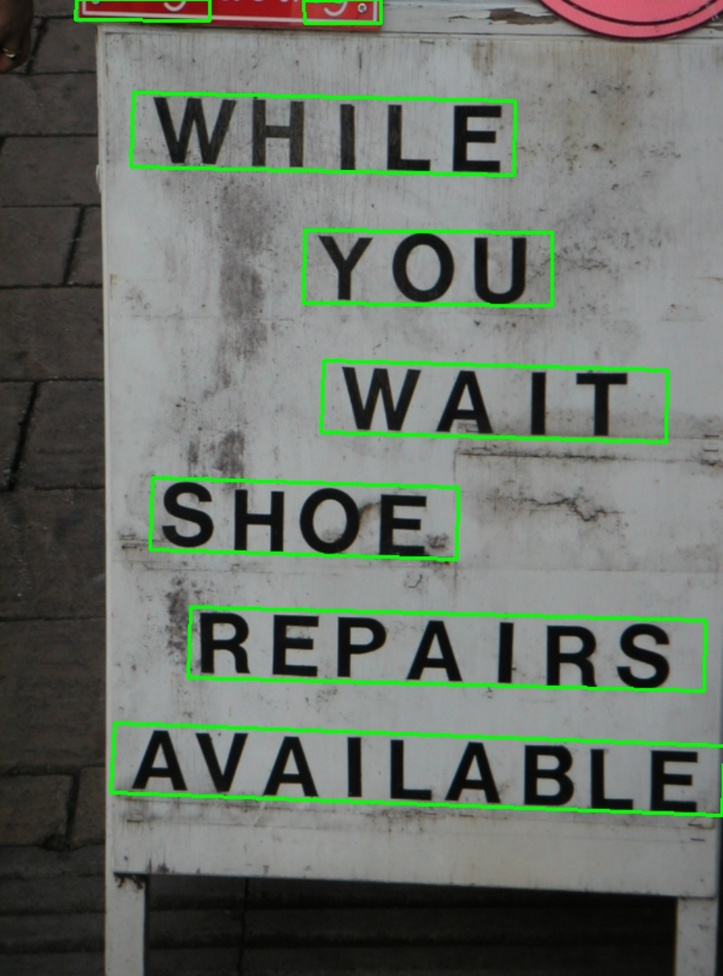
#> input picture main/text-detection-ctpn/data/res_oriented/006.jpg, 723 x 976 px, shrunk from 954 x 1288 before the run
$ python -i crop.py   (imports and definitions only)
#> lines starting #> are read from the running program, lines starting #| are printed output that depends on the picture; after the words box and inside, x2 and y2 are one past the last pixel; in counts of white or black regions, pixels touching at a corner belong together
#> further down, picture is the input picture: shape (976, 723, 3); mean B, G, R 104.5, 113.7, 106.4
import cv2
import numpy as np
import image.transform
import yaml

class ImageCroper:
    def __init__(self,image):
        # load parameters
        import os
        with open('config.yml', 'rb') as f:
            self.conf = yaml.safe_load(f.read())

        # load image
        self.orig = image.copy()
        self.image = image
        self.drawed = image.copy()
        self.dilated = image.copy()

    def findPaper(self):
        """[Find the receipt inside the image]
        """
        # At first, we have to load the param from the configuration file
        # But wait, oh it's loaded
        # The first param is blur param
        blur_param = self.conf['IMAGE_CROPER']['BLUR']
        # Canny param
        canny_param = self.conf['IMAGE_CROPER']['CANNY']
        # Hough param
        hough_param = self.conf['IMAGE_CROPER']['HOUGH']
        # Morph param
        morph_param = self.conf['IMAGE_CROPER']['MORPH']

        # Convert image to grayscale

        if len(self.image.shape)== 3:
            self.image =  cv2.cvtColor(self.image, cv2.COLOR_BGR2GRAY)
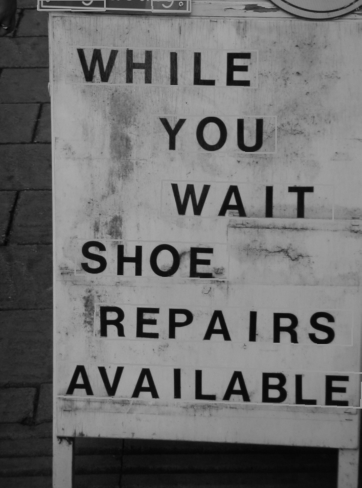
#> self.image: shape (976, 723) (shown at 1/2 size); min 4, max 184, mean 110.5

        # Give a little blur
        cv2.GaussianBlur(self.image, (blur_param,blur_param), 0, self.image)

        # this is to recognize white on white
        kernel = cv2.getStructuringElement(cv2.MORPH_RECT,(morph_param,morph_param))
        self.dilated = cv2.dilate(self.image, kernel)
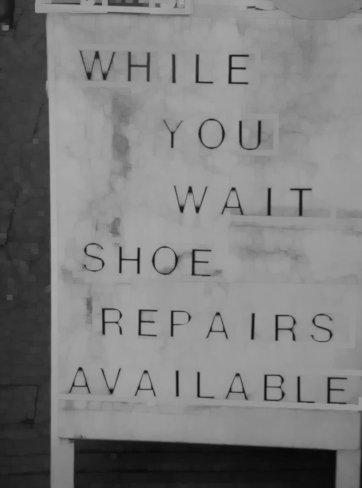
#> self.dilated: shape (976, 723) (shown at 1/2 size); min 7, max 171, mean 124.6
        ret, self.dilated = cv2.threshold(self.dilated,0,255,cv2.THRESH_BINARY+cv2.THRESH_OTSU)
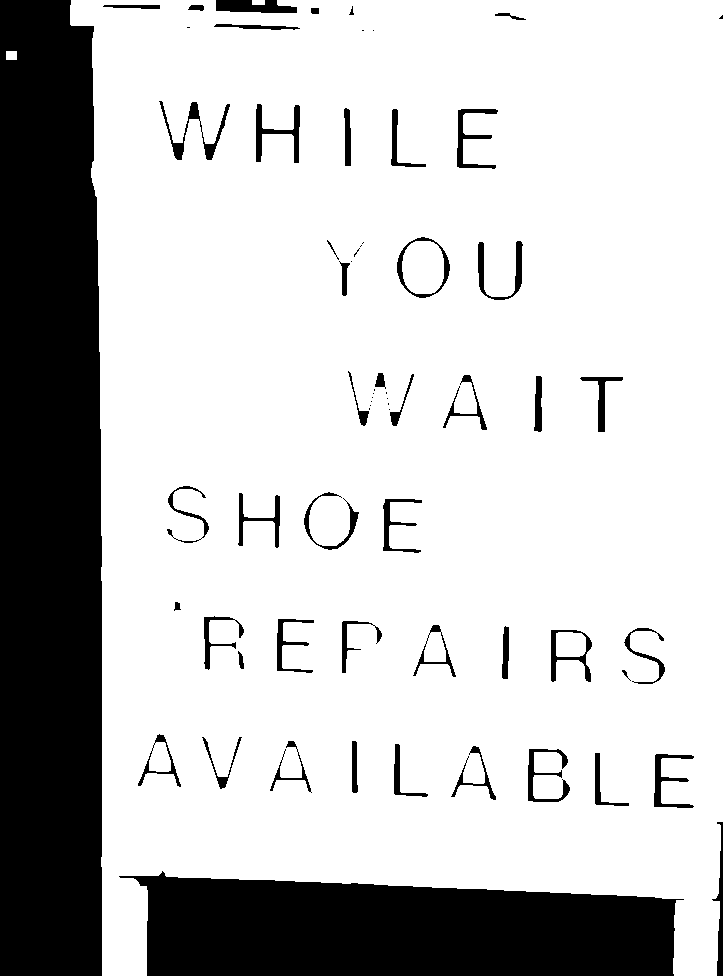
#> self.dilated: shape (976, 723); 77.3% white; 66 black regions (18 under 20 px), largest, box (x1, y1, x2, y2) and area: (0, 0, 102, 976) 96225, (119, 871, 684, 976) 47226, (216, 0, 297, 13) 804
#> ret = 96

        # Find edge
        edges = cv2.Canny(self.dilated, 0, canny_param, apertureSize=3)
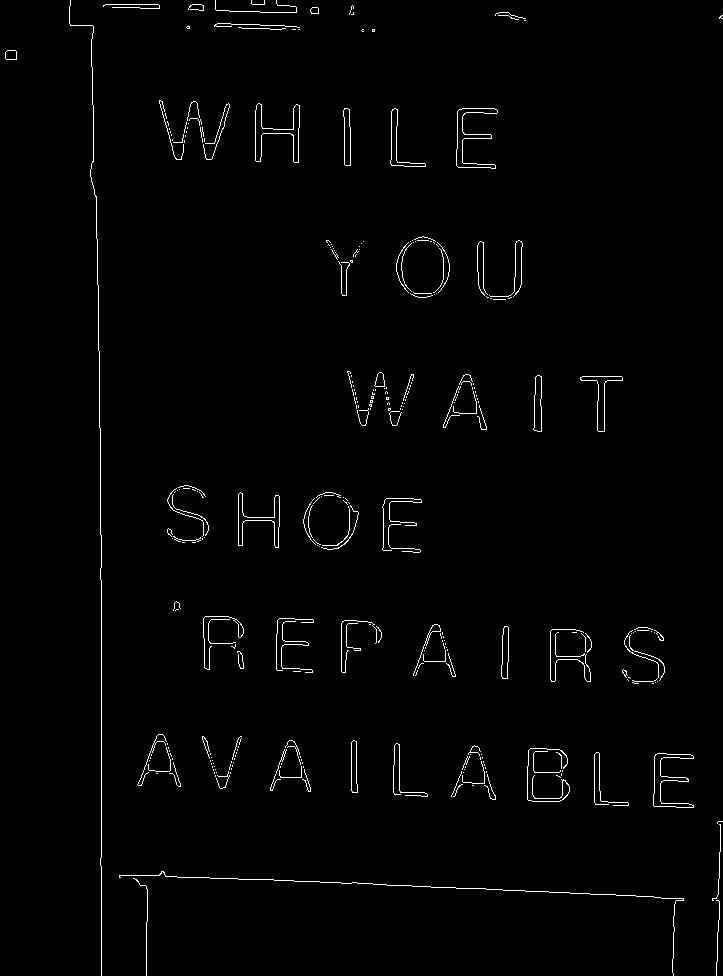
#> edges: shape (976, 723); 1.4% white in thin lines or dots


        lines = cv2.HoughLinesP(edges, 1,  3.14/180, hough_param)
#> lines = 590 rows, first 6: [101, 975, 101, 866], [99, 353, 99, 405], [119, 875, 139, 875], [556, 892, 569, 892], [357, 883, 368, 883], [100, 475, 100, 527]
        for line in lines[0]:
            cv2.line(edges, (line[0], line[1]), (line[2], line[3]),
                            (255,0,0), 2, 8)
#> this loop made 1 pass
#> edges: shape (976, 723); 1.4% white in thin lines or dots

        # finding contours
        contours,_ = cv2.findContours(edges.copy(), cv2.RETR_EXTERNAL,cv2.CHAIN_APPROX_TC89_KCOS)
#> contours = 311 contours, 285 with area under 20; largest, box (x1, y1, x2, y2) and area: (255, 103, 300, 163) 774, (456, 108, 498, 169) 738, (653, 753, 694, 808) 714, (238, 492, 280, 548) 554, (580, 376, 623, 432) 484
        contours = filter(lambda cont: cv2.arcLength(cont, False) > 100, contours)
        contours = filter(lambda cont: cv2.contourArea(cont) > 10000, contours)

        # simplify contours down to polygons
        rects = []
        for cont in contours:
            rect = cv2.approxPolyDP(cont, 40, True).copy().reshape(-1, 2)
            rects.append(rect)
#> this loop made 0 passes
#> after the loop, rects = []

        final_rect = self.getLargestRect(rects)

        # draw the contour
        cv2.drawContours(self.drawed, rects,-1,(0,255,0),5)

        return final_rect


    def getLargestRect(self,rects):
        largest_cnt = None
        area = 0
        if rects:
            for rect in rects:
                current_area = cv2.contourArea(rect)

                if area == 0:
                    # Asign the first into area
                    area = current_area
                    largest_cnt = rect
                elif area == current_area:
                    # if have the same area
                    # find on number of verties
                    if len(largest_cnt) < len(rect):
                        area = current_area
                        largest_cnt = rect
                elif area < current_area:
                    # If have larger area
                    # Found it
                    area = current_area
                    largest_cnt = rect

        return largest_cnt


# a = ImageCroper("f")

>>> import cv2
>>> picture = cv2.imread('../text-detection-ctpn/data/res_oriented/006.jpg')
>>> result = ImageCroper(picture).findPaper()

$ run again, on main/text-detection-ctpn/data/res_oriented/008.jpg
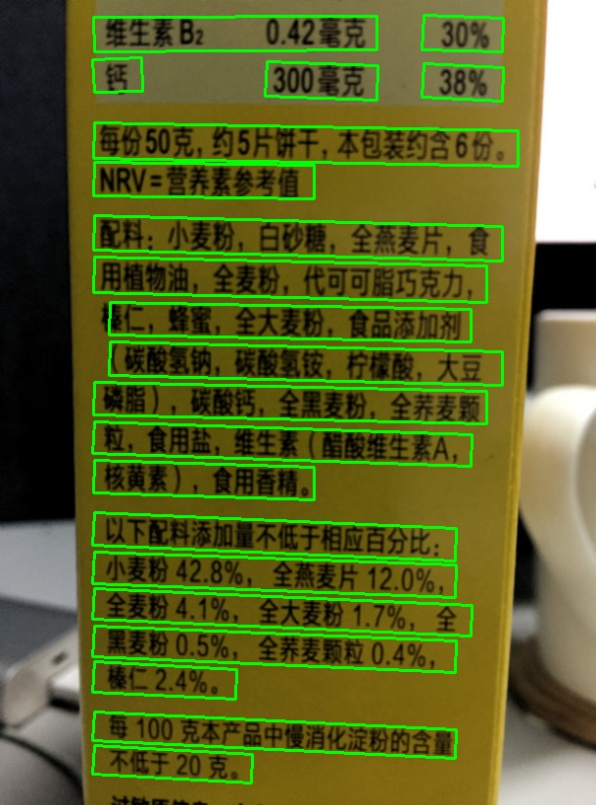
#> input picture main/text-detection-ctpn/data/res_oriented/008.jpg, 596 x 805 px
#> picture is the input picture: shape (805, 596, 3); mean B, G, R 37.6, 100.8, 90.2
#> in findPaper, `ret, self.dilated = cv2.threshold(self.dilated,0,255,cv2.THRESH_BINARY..`:
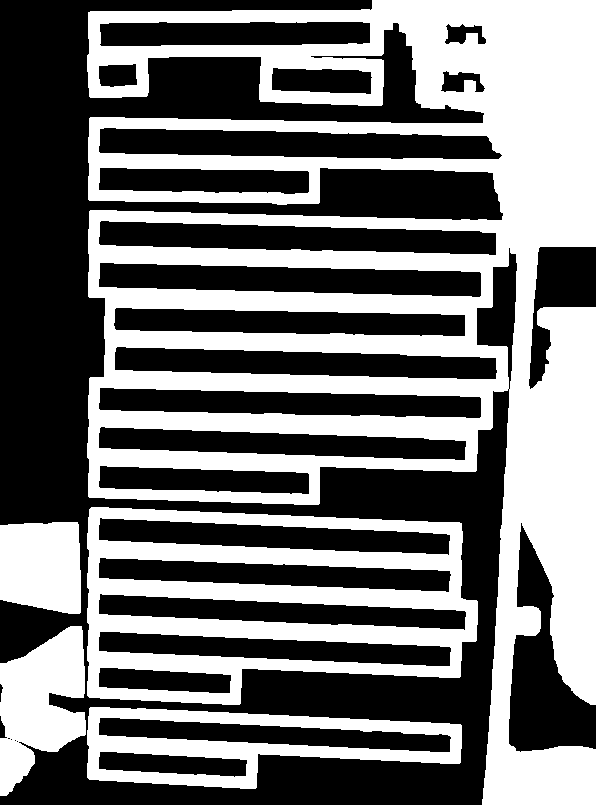
#> self.dilated: shape (805, 596); 44.9% white; 5 white regions, box (x1, y1, x2, y2) and area: (87, 0, 596, 805) 153621, (87, 507, 478, 705) 33364, (87, 707, 462, 789) 12252, (0, 626, 86, 796) 9288, (0, 522, 81, 614) 6802
#> ret = 116
#> in findPaper, `edges = cv2.Canny(self.dilated, 0, canny_param, apertureSize=3)`:
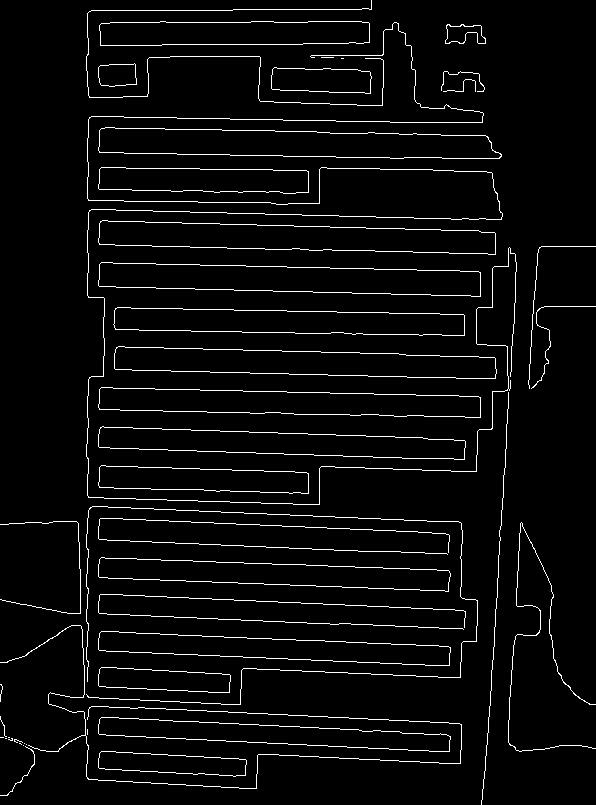
#> edges: shape (805, 596); 4.1% white in thin lines or dots
#> lines = 876 rows, first 6: [216, 562, 234, 562], [188, 710, 226, 711], [87, 37, 87, 13], [162, 429, 188, 429], [283, 156, 329, 156], [287, 311, 336, 311]
#> the loop in findPaper, `for line in lines[0]:` made 1 pass
#> contours = 46 contours, 21 with area under 20; largest, box (x1, y1, x2, y2) and area: (98, 127, 502, 159) 9730, (98, 262, 481, 297) 9516, (98, 220, 496, 255) 9344, (114, 346, 497, 379) 8864, (98, 387, 481, 418) 8438
#> after the loop in findPaper, `for cont in contours:`: rects = []
